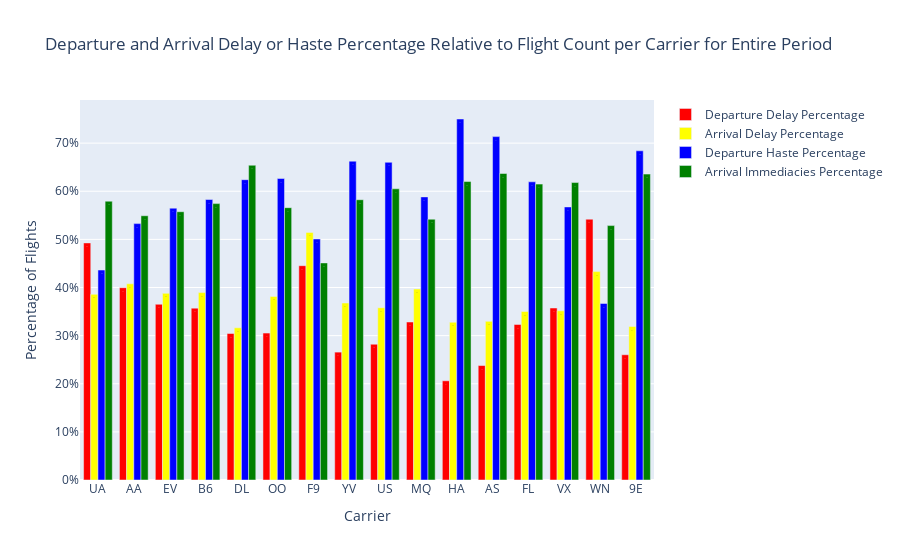

Notebook cell for this chart:
### Markdown cell above
PERCENTAGE OF DELAYS/IMMEDIACIES ON DELAYS/ARRIVALS PER CARRIER FOR ENTIRE PERIOD RELATIVE TO ALL FLIGHTS FOR CURRENT CARRIER \[GRAPHS\]

### Code cell
departureDelayCountBar = go.Bar(
    x = numberOfDelaysPerCarrier.toPandas()['Carrier'],
    y = numberOfDelaysPerCarrier.toPandas()['DepartureDelayCount'],
    name = 'Departure Delay Percentage',
    marker = dict(color='red'),
    text = round(numberOfDelaysPerCarrier.toPandas()['DepartureDelayCount'] * 100))

arrivalDelayCountBar = go.Bar(
    x = numberOfDelaysPerCarrier.toPandas()['Carrier'],
    y = numberOfDelaysPerCarrier.toPandas()['ArrivalDelayCount'],
    name = 'Arrival Delay Percentage',
    marker = dict(color='yellow'),
    text = round(numberOfDelaysPerCarrier.toPandas()['ArrivalDelayCount'] * 100))

departureImmediaciesCountBar = go.Bar(
    x = numberOfDelaysPerCarrier.toPandas()['Carrier'],
    y = numberOfDelaysPerCarrier.toPandas()['DepartureImmediaciesCount'],
    name = 'Departure Haste Percentage',
    marker = dict(color='blue'),
    text = round(numberOfDelaysPerCarrier.toPandas()['DepartureImmediaciesCount'] * 100))

arrivalImmediaciesCountBar = go.Bar(
    x = numberOfDelaysPerCarrier.toPandas()['Carrier'],
    y = numberOfDelaysPerCarrier.toPandas()['ArrivalImmediaciesCount'],
    name = 'Arrival Immediacies Percentage',
    marker = dict(color='green'),
    text = round(numberOfDelaysPerCarrier.toPandas()['ArrivalImmediaciesCount'] * 100))


data = [departureDelayCountBar, arrivalDelayCountBar, departureImmediaciesCountBar, arrivalImmediaciesCountBar]

layout = dict(title = 'Departure and Arrival Delay or Haste Percentage Relative to Flight Count per Carrier for Entire Period',
              xaxis= dict(title= 'Carrier',ticklen= 5,zeroline= False,tickformat='d'),
              yaxis= dict(title= 'Percentage of Flights',tickformat=',.0%')
             )
fig = dict(data = data, layout = layout)

pyo.iplot(fig)

### Figure 1 — Plotly figure (JSON) as saved in the notebook; plotly's stock layout.template omitted (floating-point values rounded to 4 significant figures)
{"data": [{"marker": {"color": "red"}, "name": "Departure Delay Percentage", "text": [49, 40, 37, 36, 30, 31, 45, 27, 28, 33, 21, 24, 32, 36, 54, 26], "type": "bar", "x": ["UA", "AA", "EV", "B6", "DL", "OO", "F9", "YV", "US", "MQ", "HA", "AS", "FL", "VX", "WN", "9E"], "y": [0.4927, 0.3996, 0.3651, 0.3571, 0.3044, 0.3053, 0.4453, 0.2658, 0.2821, 0.3283, 0.2061, 0.2378, 0.3232, 0.3574, 0.542, 0.2603]}, {"marker": {"color": "yellow"}, "name": "Arrival Delay Percentage", "text": [39, 41, 39, 39, 32, 38, 51, 37, 36, 40, 33, 33, 35, 35, 43, 32], "type": "bar", "x": ["UA", "AA", "EV", "B6", "DL", "OO", "F9", "YV", "US", "MQ", "HA", "AS", "FL", "VX", "WN", "9E"], "y": [0.3858, 0.4076, 0.3879, 0.3894, 0.3163, 0.3815, 0.5145, 0.3678, 0.358, 0.3969, 0.3278, 0.3296, 0.3502, 0.3515, 0.433, 0.3191]}, {"marker": {"color": "blue"}, "name": "Departure Haste Percentage", "text": [44, 53, 56, 58, 62, 63, 50, 66, 66, 59, 75, 71, 62, 57, 37, 68], "type": "bar", "x": ["UA", "AA", "EV", "B6", "DL", "OO", "F9", "YV", "US", "MQ", "HA", "AS", "FL", "VX", "WN", "9E"], "y": [0.4363, 0.5328, 0.5649, 0.5829, 0.6241, 0.6265, 0.5009, 0.6626, 0.6602, 0.5883, 0.7502, 0.7136, 0.6196, 0.5674, 0.3668, 0.6841]}, {"marker": {"color": "green"}, "name": "Arrival Immediacies Percentage", "text": [58, 55, 56, 57, 65, 57, 45, 58, 61, 54, 62, 64, 61, 62, 53, 64], "type": "bar", "x": ["UA", "AA", "EV", "B6", "DL", "OO", "F9", "YV", "US", "MQ", "HA", "AS", "FL", "VX", "WN", "9E"], "y": [0.5794, 0.5491, 0.5575, 0.5743, 0.6541, 0.5659, 0.4511, 0.5824, 0.6051, 0.5419, 0.6202, 0.6369, 0.6148, 0.6181, 0.5287, 0.6357]}], "layout": {"autosize": true, "title": {"text": "Departure and Arrival Delay or Haste Percentage Relative to Flight Count per Carrier for Entire Period"}, "xaxis": {"autorange": true, "range": [-0.5, 15.5], "tickformat": "d", "ticklen": 5, "title": {"text": "Carrier"}, "type": "category", "zeroline": false}, "yaxis": {"autorange": true, "range": [0, 0.7896], "tickformat": ",.0%", "title": {"text": "Percentage of Flights"}, "type": "linear"}}}
